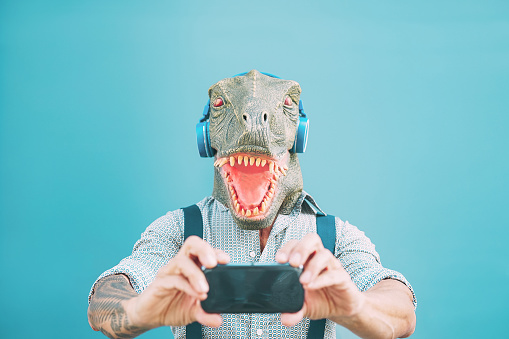
#> input picture Primer Parcial/Actividades/Act 2/dino.jpeg, 509 x 339 px
$ jupyter execute act2.ipynb
#> lines starting #> are read from the running program, lines starting #| are printed output that depends on the picture
[cell 1]
import cv2
import matplotlib.pyplot as plt
import numpy as np
import matplotlib.image as mpimg
import pandas as pd
from skimage import exposure

[cell 2]
image = cv2.imread('dino.jpeg')
#> image is the input picture: shape (339, 509, 3); mean B, G, R 197.1, 188.6, 127.4
print(image.shape)
#| (339, 509, 3)
image = cv2.cvtColor(image, cv2.COLOR_BGR2RGB)

plt.figure(figsize=(10,5))
plt.imshow(image)

[cell 3]
redPixels = image[:,:,0]
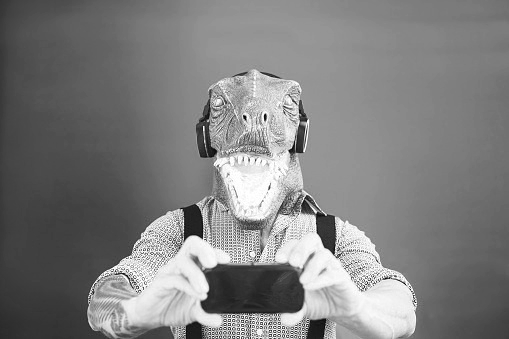
#> redPixels: shape (339, 509); min 0, max 255, mean 127.4
print(redPixels)
#> (printed output is left out)

[cell 4]
plt.figure(figsize=(10,10))
plt.subplot(2,2,1)
plt.title('Original Image')
plt.imshow(image,cmap='gray')

plt.subplot(2,2,2)
plt.title('Red Intensity Hist')
plt.hist(image[:,:,0].ravel(),256,[0,255], color="#FF0000")
plt.ylim(0, 10000)

plt.subplot(2,2,3)
plt.title('Green Intensity Hist')
plt.hist(image[:,:,1].ravel(),256,[0,255], color="#00FF00")
plt.ylim(0, 10000)

plt.subplot(2,2,4)
plt.title('Blue Intensity Hist')
plt.hist(image[:,:,2].ravel(),256,[0,255], color="#0000FF")
plt.ylim(0, 10000)

plt.show()
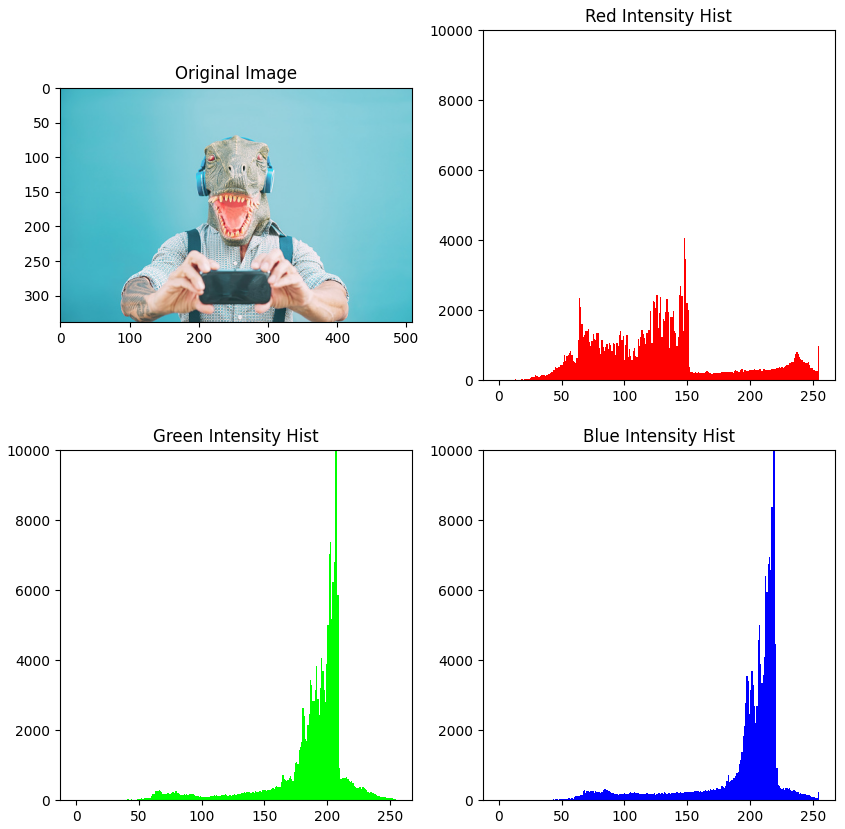
#> figure drawn by matplotlib, 4 panels; panel 2: tallest bar 4057 high, from x = 147.4 to 148.4; panel 3: tallest bar 11615 high, from x = 207.2 to 208.2; panel 4: tallest bar 12187 high, from x = 218.1 to 219.1
